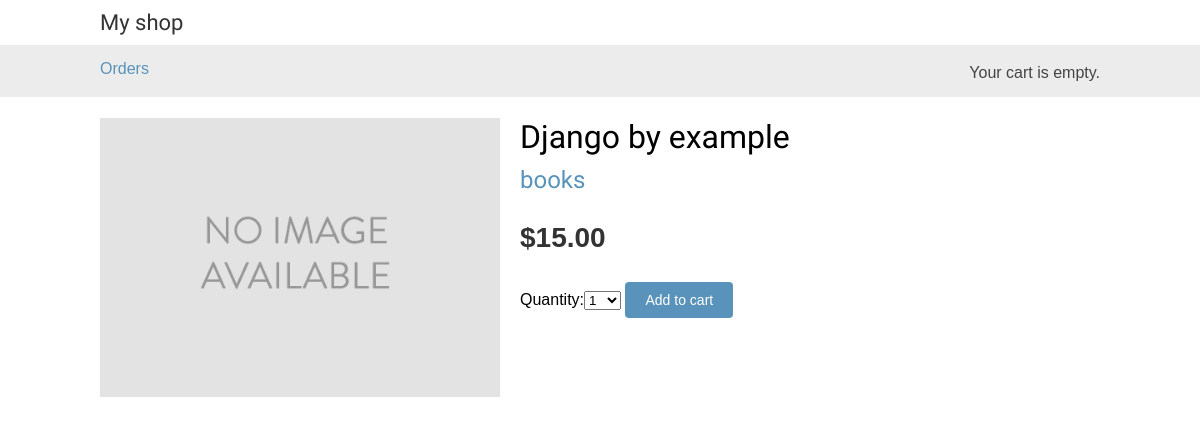
Screenshot of /2/django-example/ with the database file from the repository.
### shop/models.py (models this page shows, shortened)
class Product(models.Model):
    category = models.ForeignKey(Category, on_delete=models.CASCADE, related_name='products')
    name = models.CharField(max_length=200, db_index=True)
    slug = models.SlugField(max_length=200, db_index=True)
    image = models.ImageField(upload_to='products/%Y/%m/%d', blank=True)
    description = models.TextField(blank=True)
    price = models.DecimalField(max_digits=10, decimal_places=2)
    available = models.BooleanField(default=True)
    created = models.DateTimeField(auto_now_add=True)
    updated = models.DateTimeField(auto_now=True)
    class Meta:
        ordering = ('name',)
        index_together = (('id', 'slug'),)

class Category(models.Model):
    name = models.CharField(max_length=200, db_index=True)
    slug = models.SlugField(max_length=200, unique=True)
    class Meta:
        ordering = ('name',)
        verbose_name = 'category'
        verbose_name_plural = 'categories'
    def __str__(self):
        return self.name
    def get_absolute_url(self):
        return reverse('shop:product_list_by_category', args=[self.slug])

### shop/views.py (the view)
# urls.py: path('<int:id>/<slug:slug>/', views.ProductDetail.as_view(), name='product_detail'),
class ProductDetail(DetailView):
    model = Product
    template_name = 'shop/product/detail.html'
    context_object_name = 'product'
    def get_object(self, query_set=None):
        obj = get_object_or_404(Product, id=self.kwargs.get('id'), slug=self.kwargs.get('slug'), available=True)
        return obj
    def get_context_data(self, **kwargs):
        context = super().get_context_data(**kwargs)
        context['cart_product_form'] = CartAddProductForm()
        return context

### cart/forms.py
class CartAddProductForm(forms.Form):
    quantity = forms.TypedChoiceField(choices=PRODUCT_QUANTITY_CHOICES, coerce=int)
    update = forms.BooleanField(required=False, initial=False, widget=forms.HiddenInput)

### cart/cart.py (called while the page is built)
    def __len__(self):
        return sum(item['quantity'] for item in self.cart.values())

### cart/context_processors.py (called while the page is built)
def cart(request):
    return {'cart': Cart(request)}

### shop/templates/shop/product/detail.html (shortened to what this page needs)
{% extends "shop/base.html" %}
{% load static %}
{% block content %}
    <div class="product-detail">
        <img src="{% if product.image %}{{ product.image.url }}{% else %}
{% static "img/no_image.png" %}{% endif %}">
        <h1>{{ product.name }}</h1>
        <h2>
            <a href="{{ product.category.get_absolute_url }}">{{ product.category }}</a>
        </h2>
        <p class="price">${{ product.price }}</p>
        <form action="{% url "cart:cart_add" product.id %}" method="post">
            {{ cart_product_form }}
            <input type="submit" value="Add to cart">
        </form>
    </div>
{% endblock %}

### shop/static/css/base.css (style rules this page uses)
body { margin: 0; padding: 0; font-family: helvetica, sans-serif; }
h1, h2, h3, h4, h5, h6 { font-family: 'Ubuntu', sans-serif; font-weight: normal; }
a { text-decoration: none; color: #5993bb; }
a.button, input[type="submit"] { color: #fff; background: #5993bb; border-radius: 4px; padding: 10px 20px; font-size: 14px; border: 0; }
.product-detail { text-align: justify; }
.product-detail .price { color: #333; font-size: 28px; font-weight: bold; }
.product-detail img { width: 40%; float: left; padding: 0 20px 20px 0; }
.product-detail h1 { margin-bottom: 0; }
.product-detail h2 { margin-top: 10px; }

### rows the page displays
Product: name "Django by example", category "books", price "15.00"
